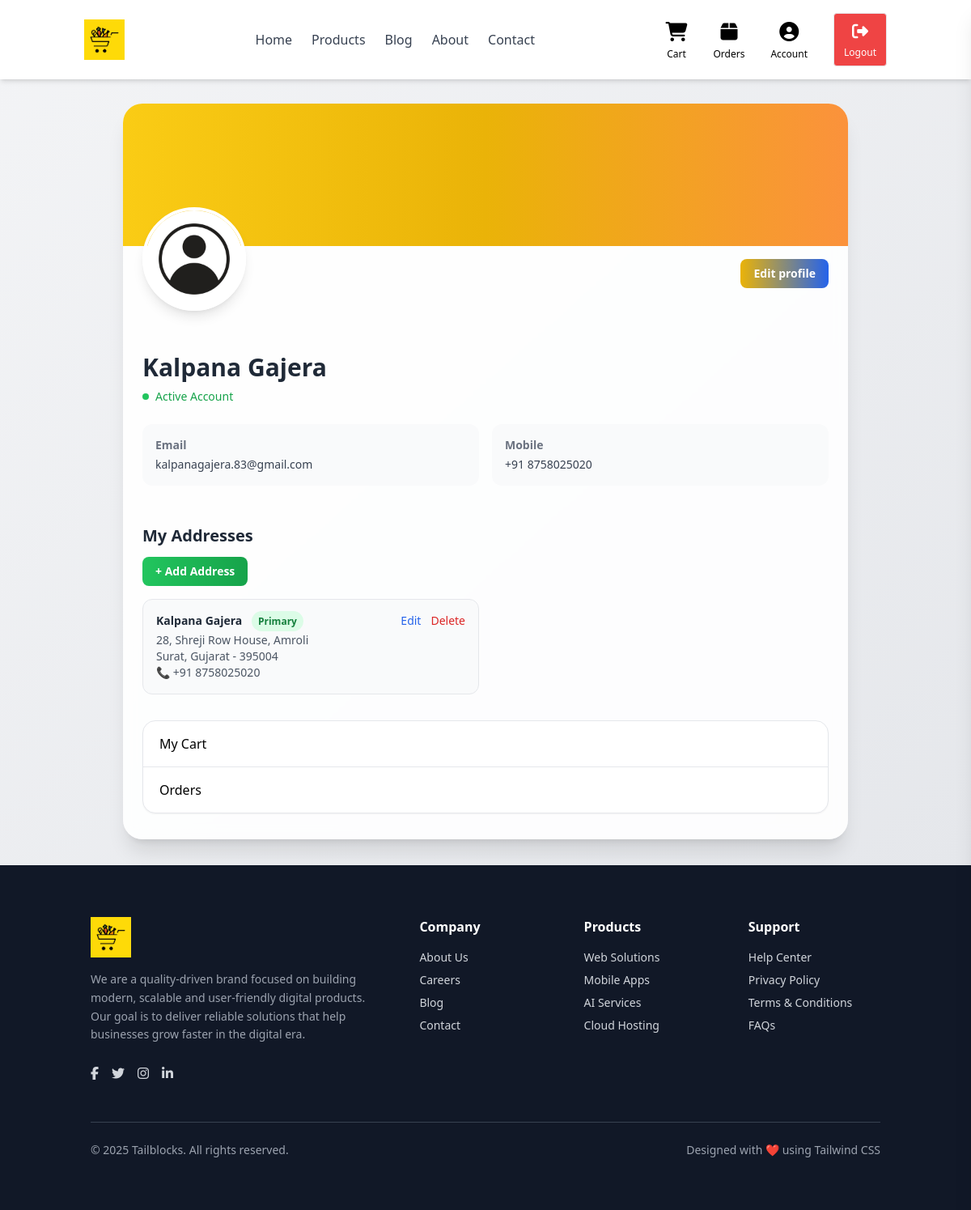
/profile/ (signed in), run on the app's committed database.
### apps/users/models.py (models this page shows, shortened)
class User(BaseModel):
    profile = models.ImageField(
        upload_to=profile_upload_path,
        default="profile_pics/default.jpg",
        blank=True,
        null=True
    )
    first_name = models.CharField(max_length=255, null=False, blank=False)
    last_name = models.CharField(max_length=255, null=False, blank=False)
    email = models.EmailField(max_length=255, null=False, blank=False, unique=True)
    mobile = models.CharField(max_length=255, null=False, blank=False, unique=True)
    password = models.CharField(max_length=255, null=False, blank=False)
    is_active = models.BooleanField(default=False)
    otp = models.CharField(max_length=10, default="875354")

### apps/store/models.py (models this page shows, shortened)
class Address(BaseModel):
    user = models.ForeignKey(User,
        on_delete=models.CASCADE,
        related_name="addresses"
    )
    full_name = models.CharField(max_length=150)
    phone = models.CharField(max_length=15)
    address_line1 = models.CharField(max_length=255)
    address_line2 = models.CharField(max_length=255, blank=True, null=True)
    city = models.CharField(max_length=100)
    state = models.CharField(max_length=100)
    pincode = models.CharField(max_length=10)
    is_primary = models.BooleanField(default=False)
    created_at = models.DateTimeField(auto_now_add=True)

### apps/store/views.py (the view)
# urls.py: path("profile/", profile, name="profile"),
@login_required
def profile(request):
    user_id = request.session["user_id"]
    get_user = User.objects.get(id=user_id)
    addresses = Address.objects.filter(user=user_id).order_by("-is_primary", "-id")
    context = {
        'user':get_user,
        "addresses": addresses
    }
    return render(request, "store/profile.html", context)

### apps/store/views.py (called while the page is built)
def login_required(view_func):
    @wraps(view_func)
    def wrapper(request, *args, **kwargs):
        if request.session.get('user_id'):
            return view_func(request, *args, **kwargs)
        messages.warning(request, "Please log in to continue.")
        return redirect('signin')
    return wrapper

### apps/store/templates/store/profile.html (shortened to what this page needs)
{% extends 'store/base.html' %}
{% block body %}
<div class="bg-gradient-to-br from-gray-100 to-gray-200 flex items-center justify-center pt-32 pb-8 px-4">
  <div class="bg-white/90 backdrop-blur shadow-xl rounded-3xl w-full max-w-4xl overflow-hidden">
    <div class="h-44 bg-gradient-to-r from-yellow-400 via-yellow-500 to-orange-400"></div>
    <div class="relative px-6 pb-8">
      <div class="absolute -top-16 left-6">
        <img
          src="{{user.profile.url}}"
          class="w-32 h-32 rounded-full border-4 border-white shadow-lg object-cover" alt="Profile">
      </div>
      <div class="flex justify-end mt-4">
        <a href="{% url 'update_image' %}"
          class="px-4 py-2 text-sm font-semibold text-white bg-gradient-to-r from-yellow-500 to-blue-600 rounded-lg hover:scale-105 transition">
          Edit profile
        </a>
      </div>
      <div class="mt-20">
        <h2 class="text-3xl font-bold text-gray-800">
          {{ user.first_name }} {{ user.last_name }}
        </h2>
        {% if user.is_active %}
        <p class="mt-2 inline-flex items-center gap-2 text-sm font-medium text-green-600">
          <span class="w-2 h-2 bg-green-500 rounded-full animate-pulse"></span>
          Active Account
        </p>
        {% else %}
        <p class="mt-2 inline-flex items-center gap-2 text-sm font-medium text-red-600">
          <span class="w-2 h-2 bg-red-500 rounded-full"></span>
          Inactive Account
        </p>
        {% endif %}
      </div>
      <div class="mt-6 grid sm:grid-cols-2 gap-4 text-sm text-gray-700">
        <div class="bg-gray-50 rounded-xl p-4">
          <p class="font-semibold text-gray-500">Email</p>
          <p class="mt-1">{{ user.email }}</p>
        </div>
        <div class="bg-gray-50 rounded-xl p-4">
          <p class="font-semibold text-gray-500">Mobile</p>
          <p class="mt-1">{{ user.mobile|default:"N/A" }}</p>
        </div>
        <div class="mt-8">
          <div class="flex flex-col items-start gap-3 mb-4">
            <h3 class="text-xl font-semibold text-gray-800">My Addresses</h3>
            <a href="{% url 'add_address' %}"
              class="px-4 py-2 text-sm font-semibold text-white bg-gradient-to-r from-green-500 to-green-600 rounded-lg hover:scale-105 transition">
              + Add Address
            </a>
          </div>
          {% if addresses %}
          <div class="space-y-4">
            {% for address in addresses %}
            <div class="border rounded-xl p-4 bg-gray-50 flex justify-between items-start">
              <div>
                <p class="font-semibold text-gray-800">
                  {{ address.full_name }}
                  {% if address.is_primary %}
                  <span class="ml-2 text-xs bg-green-100 text-green-700 px-2 py-1 rounded-full">
                    Primary
                  </span>
                  {% endif %}
                </p>
                <p class="text-sm text-gray-600 mt-1">
                  {{ address.address_line1 }}, {{ address.address_line2 }}
                </p>
                <p class="text-sm text-gray-600">
                  {{ address.city }}, {{ address.state }} - {{ address.pincode }}
                </p>
                <p class="text-sm text-gray-600">
                  📞 {{ address.phone }}
                </p>
              </div>
              <div class="flex gap-3">
                <a href="{% url 'edit_address' address.id %}" class="text-blue-600 text-sm hover:underline">
                  Edit
                </a>
                <a href="{% url 'delete_address' address.id %}" class="text-red-600 text-sm hover:underline">
                  Delete
                </a>
              </div>
            </div>
            {% endfor %}
          </div>
          {% else %}
          <p class="text-sm text-gray-500">No address added yet.</p>
          {% endif %}
        </div>
      </div>
      <div class="mt-8">
        <ul class="rounded-2xl  border border-gray-200 bg-white shadow-sm divide-y overflow-hidden">
          <a href="{% url 'cart' %}" class="group w-30 flex items-center gap-4 px-5 py-4 cursor-pointer transition">
            <span class="font-medium text-dark-600">My Cart</span>
          </a>
          <a href="{% url 'my_orders' %}" class="group w-30 flex items-center gap-4 px-5 py-4 cursor-pointer transition">
            <span class="font-medium text-dark-600">Orders</span>
          </a>
        </ul>
      </div>
    </div>
  </div>
</div>
{% endblock %}

### data on the page
User: profile (picture), first_name "Kalpana", last_name "Gajera", email "kalpanagajera.83@gmail.com", mobile "+91 8758025020"
Address: full_name "Kalpana Gajera", is_primary "Primary", address_line1 "28, Shreji Row House", address_line2 "Amroli", city "Surat", state "Gujarat", pincode "395004", phone "+91 8758025020"

### other printed values
{{ request.session.user_name|default:"Account" }} "Account"
